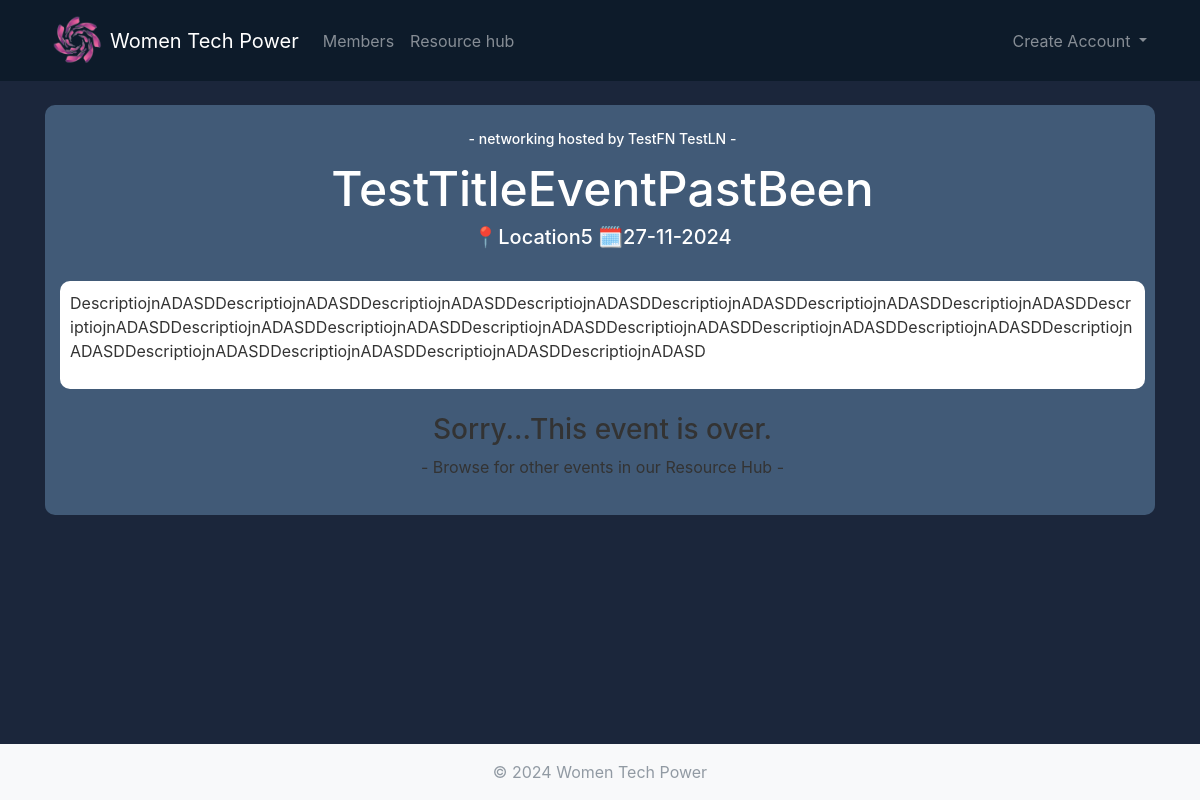
The app's page /event.php?id=4 with its own data.
### tables this page shows
CREATE TABLE `events` (
  `id` int(11) NOT NULL,
  `title` varchar(255) NOT NULL,
  `description` text DEFAULT NULL,
  `event_date` datetime NOT NULL,
  `location` varchar(255) DEFAULT NULL,
  `event_type` enum('workshop','mentoring','networking','conference') DEFAULT NULL,
  `max_participants` int(11) DEFAULT NULL,
  `created_by` int(11) DEFAULT NULL,
  `created_at` timestamp NOT NULL DEFAULT current_timestamp()
);

CREATE TABLE `members` (
  `id` int(11) NOT NULL,
  `first_name` varchar(50) NOT NULL,
  `last_name` varchar(50) NOT NULL,
  `user_name` varchar(255) NOT NULL,
  `email` varchar(100) NOT NULL,
  `password` varchar(255) NOT NULL,
  `role` enum('Member','Mentor','Admin','') NOT NULL,
  `profession` varchar(100) DEFAULT NULL,
  `company` varchar(100) DEFAULT NULL,
  `expertise` text DEFAULT NULL,
  `linkedin_profile` varchar(255) DEFAULT NULL,
  `status` enum('active','pending','mentor') DEFAULT 'pending',
  `created_at` timestamp NOT NULL DEFAULT current_timestamp(),
  `profile_pic` varchar(250) DEFAULT NULL
);

### config/database.php (called while the page is built, shortened)
<?php
class DBController {
    private $host = "localhost";
    private $user = "root";
    private $password = "";
    private $database = "women_tech_power";
    private $conn;
    function __construct() {
        try {
            $this->conn = new PDO("mysql:host={$this->host};dbname={$this->database}", $this->user,
                $this->password, [
                    PDO::ATTR_ERRMODE => PDO::ERRMODE_EXCEPTION, PDO::ATTR_DEFAULT_FETCH_MODE => PDO::FETCH_ASSOC
                ]);
        } catch (PDOException $e) {
                die("Eroare la conectare: " . $e->getMessage());
        }
    }
    public function getDBResult($query, $params = []) {
        try {
            $stmt = $this->conn->prepare($query);
            $stmt->execute($params);
            return $stmt->fetchAll();
        } catch (PDOException $e) {
            echo "Eroare: " . $e->getMessage();
            throw new Exception("Eroare la executarea interogării: " . $e->getMessage());
        }
    }
}
?>

### event.php (the view, shortened to what this page needs)
<?php
include_once "config/database.php";
include_once "includes/header.php";
if (isset($_GET['id'])) {
    $eventId = $_GET['id'];
    $database = new DBController();
    $query = "SELECT * FROM events WHERE id = ?";
    $event = $database->getDBResult($query, [$eventId]);
    if (!$event) {
        echo "<div class='container'><h2>Evenimentul nu a fost găsit!</h2></div>";
        include_once "includes/footer.php";
        exit;
    } else {
        $event = $event[0];
        $date = $event['event_date'];
        $formatted_date = date("d-m-Y", strtotime($date));
        $nameq="
            SELECT m.first_name, m.last_name
            FROM members m
            INNER JOIN events e ON m.id = e.created_by
            WHERE e.id = ?;
        ";
        $params = [$eventId];
        $name_result = $database->getDBResult($nameq, $params);
    }
} else {
    echo "<div class='container'><h2>ID-ul evenimentului nu a fost specificat!</h2></div>";
    include_once "includes/footer.php";
    exit;
}
?>
<link rel="stylesheet" href="css/event_style.css">
<div class="evn-container">
    <div class="evn-head text-white">
        <h6 class="d-flex justify-content-center pt-3 ">
            - <?php echo htmlspecialchars($event['event_type']); ?> hosted by <?php echo htmlspecialchars($name_result[0]['first_name'])." ".htmlspecialchars($name_result[0]['last_name']) ?> -
        </h6>
        <h1 class="evn-title d-flex justify-content-center pt-1">
            <?php echo htmlspecialchars($event['title']); ?>
        </h1>
        <h5 class="d-flex justify-content-center ">
            📍<?php echo htmlspecialchars($event['location']); ?>
             🗓️<?php echo $formatted_date ?>
        </h5>
    </div>
    <br>
    <div class="evn-content">
        <p><?php echo nl2br(htmlspecialchars($event['description'])); ?></p>
    </div>
    <br>
    <div class="going-to-btn d-flex justify-content-center">
        <?php
        $today = new DateTime();
        $eventDate = new DateTime($date);
        if ($eventDate > $today) {
            $nr_over_query = "SELECT COUNT(*) AS participant_count FROM event_registrations WHERE event_id = ?";
            $params = [$eventId];
            $nr_result = $database->getDBResult($nr_over_query, $params);
            $participant_count = $nr_result[0]['participant_count'];
            $gogoevent_query = "SELECT * FROM event_registrations WHERE event_id = ? AND member_id = ?";
            $params = [$eventId, $_SESSION['user_id']];
            $gogoresult = $database->getDBResult($gogoevent_query, $params);
            if (!empty($gogoresult)) {
                echo '<button class="btn btn-success btn-gogo">See you there!</button>';
            } elseif ($participant_count < $event['max_participants']) {
                echo '<a href="going_evn.php?id=' . $eventId . '" class="btn btn-danger btn-going">I am going!</a>';
            } else {
                echo '<button class="btn btn-secondary btn-nospots" disabled>No spots available</button>';
            }
        } else {
            echo "</div><h3 class='d-flex justify-content-center'>Sorry...This event is over.</h3>";
            echo "<p class='d-flex justify-content-center'>- Browse for other events in our Resource Hub -</p>";
        }
        ?>
    </div>
</div>
<?php
include_once "includes/footer.php";
?>

### css/style.css (style rules this page uses)
body { min-height: 100vh; display: flex; flex-direction: column; background-color: rgb(27, 38, 59); color: #333; }

### css/event_style.css (style rules this page uses)
.evn-container { background-color: rgb(65, 90, 119); padding: 10px 10px 20px 15px; border-radius: 10px; word-break: break-word; }
.evn-title { font-size: xxx-large; }
.evn-content { background-color: white; padding: 10px; border-radius: 10px; }

### css/profile_style.css (style rules this page uses)
body { min-height: 100vh; display: flex; flex-direction: column; background-color: rgb(27, 38, 59); color: #333; }
h6 { font-size: 14px; }

### records on screen
events: event_type "networking", title "TestTitleEventPastBeen", location "Location5", event_date "27-11-2024", description "DescriptiojnADASDDescriptiojnADASDDescriptiojnADASDDescriptiojnADASDDescriptiojnADASDDescriptiojnADASDDescriptiojnADASDDescriptiojnADASDDescriptiojnADASDDescriptiojnADASDDescriptiojnADASDDescriptiojnADASDDescriptiojnADASDDescriptiojnADASDDescriptiojnADASDDescriptiojnADASDDescriptiojnADASDDescriptiojnADASDDescriptiojnADASD"
members: first_name "TestFN", last_name "TestLN"
